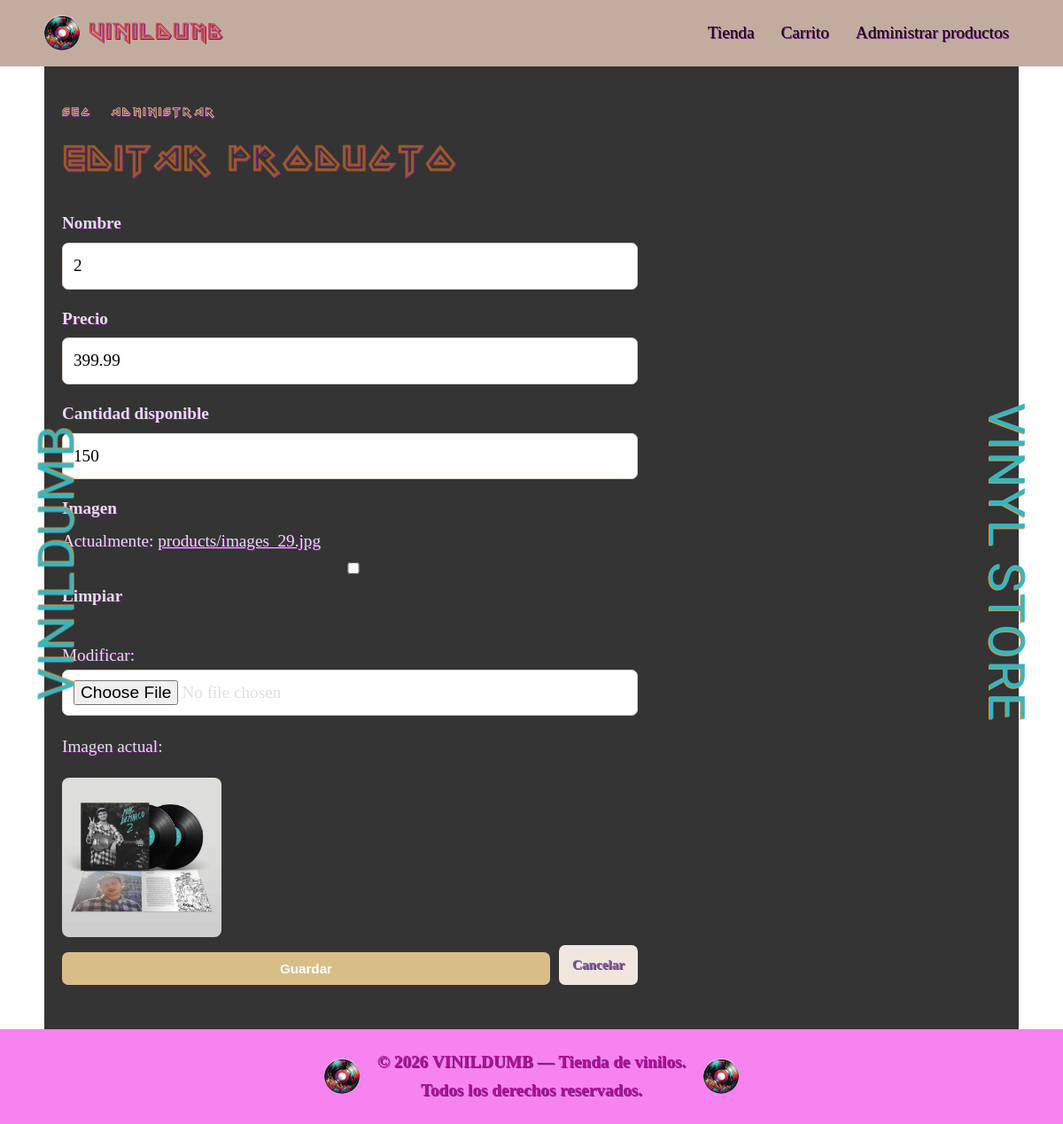
The page /editar/29/ (signed in) on the database its author committed.
### apps/productos/models.py (models this page shows, shortened)
class Producto(models.Model):
    nombre = models.CharField(max_length=150)
    precio = models.DecimalField(max_digits=10, decimal_places=2)
    cantidad_disponible = models.PositiveIntegerField()
    imagen = models.ImageField(upload_to="products/", blank=True, null=True)
    descripcion = models.TextField(blank=True, null=True)
    estilo = models.CharField(max_length=50, default= "rock")
    audio_preview = models.FileField(upload_to="previews/", blank=True, null= True)
    imagen_izquierda = models.ImageField(upload_to='modales/', blank=True, null=True)
    imagen_derecha = models.ImageField(upload_to='modales/', blank=True, null=True)

### apps/productos/views.py (the view)
# urls.py: path("editar/<int:pk>/", views.editar_producto, name="editar"),
@user_passes_test(es_admin, login_url="/login/")
def editar_producto(request, pk):
    producto = get_object_or_404(Producto, id=pk)
    if request.method == "POST":
        formulario = ProductoForm(
            request.POST,
            request.FILES,
            instance=producto,
        )
        if formulario.is_valid():
            formulario.save()
            messages.success(
                request,
                "Producto actualizado correctamente.",
            )
            return redirect("productos:lista")
    else:
        formulario = ProductoForm(instance=producto)
    return render(
        request,
        "formulario.html",
        {
            "formulario": formulario,
            "titulo": "Editar producto",
            "producto": producto,
        },
    )

### apps/productos/forms.py
class ProductoForm(forms.ModelForm):
    class Meta:
        model = Producto
        fields = [
            "nombre",
            "precio",
            "cantidad_disponible",
            "imagen",
        ]
        widgets = {
            "nombre": forms.TextInput(
                attrs={
                    "placeholder": "Nombre del vino",
                }
            ),
            "precio": forms.NumberInput(
                attrs={
                    "step": "0.01",
                    "min": "0",
                }
            ),
            "cantidad_disponible": forms.NumberInput(
                attrs={
                    "min": "0",
                }
            ),
        }

### apps/productos/views.py (called while the page is built)
def es_admin(user):
    return user.is_authenticated and user.is_superuser

### apps/productos/templates/formulario.html (shortened to what this page needs)
{% extends "base.html" %}
{% block content %}
    <div class="encabezado-seccion">
        <div>
            <p class="etiqueta">Sec. Administrar</p>
            <h1>{{ titulo }}</h1>
        </div>
    </div>
    <form
        class="formulario"
        method="post"
        enctype="multipart/form-data"
    >
        <div class="campo">
            <label for="{{ formulario.nombre.id_for_label }}">
                Nombre
            </label>
            {{ formulario.nombre }}
        </div>
        <div class="campo">
            <label for="{{ formulario.precio.id_for_label }}">
                Precio
            </label>
            {{ formulario.precio }}
        </div>
        <div class="campo">
            <label for="{{ formulario.cantidad_disponible.id_for_label }}">
                Cantidad disponible
            </label>
            {{ formulario.cantidad_disponible }}
        </div>
        <div class="campo">
            <label for="{{ formulario.imagen.id_for_label }}">
                Imagen
            </label>
            {{ formulario.imagen }}
        </div>
        {% if producto and producto.imagen %}
            <div class="imagen-actual">
                <p>Imagen actual:</p>
                <img
                    src="{{ producto.imagen.url }}"
                    alt="{{ producto.nombre }}"
                >
            </div>
        {% endif %}
        <div class="acciones">
            <button class="boton boton-principal" type="submit">
                Guardar
            </button>
            <a
                class="boton boton-secundario"
                href="{% url 'productos:lista' %}"
            >
                Cancelar
            </a>
        </div>
    </form>
{% endblock %}

### static/css/estilos.css (style rules this page uses)
* { box-sizing: border-box; }
body { margin: 0; font-family: 'Permanent Marker', cursive; font-size: 1.2rem; color: #dee0e4; text-shadow: 1px 1px 0px #722480; background: #ffffff; line-height: 1.6; }
.etiqueta, .encabezado-seccion h1 { font-family: "IronMaiden", cursive; text-transform: uppercase; letter-spacing: 2px; }
a { color: inherit; }
.encabezado-seccion { display: flex; justify-content: space-between; align-items: center; gap: 20px; margin-bottom: 25px; }
.encabezado-seccion h1 { margin: 0; color: #a1601ee2; }
.etiqueta { color: #d8b67f; font-weight: bold; letter-spacing: 2px; font-size: 0.8rem; }
.boton { display: inline-block; border: 0; border-radius: 7px; padding: 10px 15px; text-decoration: none; cursor: pointer; font-weight: bold; font-size: 0.95rem; margin-top: auto; }
.boton-principal { color: white; background:#d9bd86; width: 100%; height: 20%; }
.boton-secundario { color: #756192; background: #eee6df; }
input, select, textarea { width: 100%; padding: 10px 12px; border: 1px solid #d8cec5; border-radius: 7px; background: white; font: inherit; }
.campo { margin-bottom: 18px; }
.campo label { display: block; margin-bottom: 6px; font-weight: bold; }
.formulario { max-width: 650px; }
.acciones { display: flex; justify-content: space-between; align-items: center; gap: 10px; width: 100%; }
.imagen-actual img { max-width: 180px; max-height: 220px; object-fit: cover; border-radius: 8px; }

### rows shown on the page
Producto: nombre "2", precio "399.99", cantidad_disponible "150", imagen (picture)

### other values the page prints
{{ titulo }} "EDITAR PRODUCTO"
